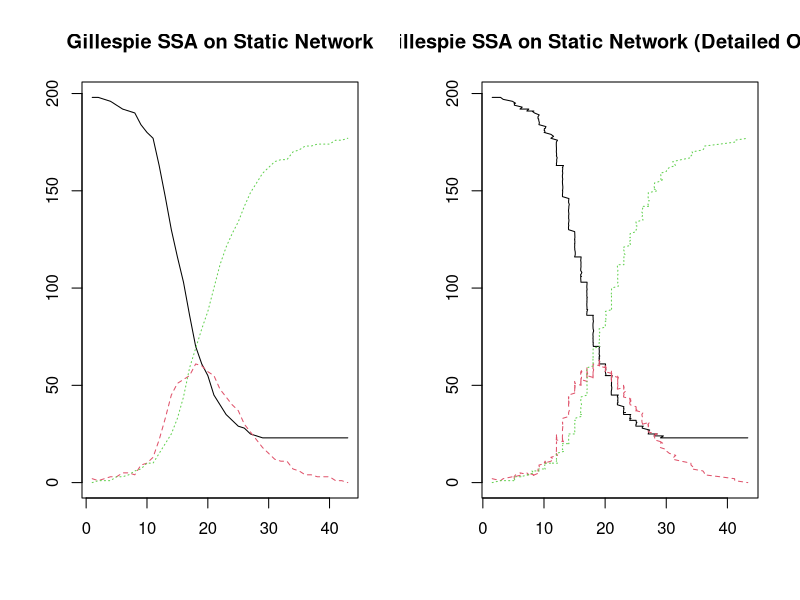

Here is the R script that generated this plot:
#Gillespie SSA to run SIR model on static network (simulation of time-homogeneous CTMC on static network medium)
sir_homogeneous <- function(n_nodes, edge, root, beta, mu, t_end, info=TRUE, detail=FALSE){
  
  output <- vector(mode="list",length=t_end)
  
  #return vector of node states after each transition
  if(detail){
    delta_t <- 0.0
    detail_out <- vector(mode="list",length=5e3L)
    detail_i <- 1L
  }  

  x <- rep("s",n_nodes) #set node states to S 
  x[root] <- "i" #set state of root node to I
  
  m_I <- root #list of infected nodes
  N_I <- 1 #number of infected nodes
  N_R <- 0 #number of recovered nodes
  Mu <- mu #cumulative recovery rate
  tau <- rexp(n=1,rate=1) #draw tau Exp(1)
  
  #run through the time-steps:
  for(t in 1:t_end){
    
    #print simulation diagnostics
    if(info){
      print(paste0("current t: ",t,", number infected: ",N_I,", number recovered: ",N_R,", number susceptible: ",n_nodes-N_I-N_R))
    }
    
    #update list of possible S to I transitions
    m_SI <- NULL #S nodes in contact with I nodes
    for(k in 1:nrow(edge)){
      i <- edge[k,1]
      j <- edge[k,2]
      if(x[i] == "s" & x[j] == "i"){
        m_SI <- c(m_SI,i)
      } else if(x[i] == "i" & x[j] == "s"){
        m_SI <- c(m_SI,j)
      } else {
        next()
      }
    } #end for
    
    M_SI <- length(m_SI)
    Beta <- beta*M_SI #cumulative infection rate
    Lambda <- Mu + Beta #cumulative transition rate
    
    #check if a transition takes place
    if(tau >= Lambda){ #no transition
      tau = tau - Lambda
    } else { #at least one transition
      xi = 1.0 #remaining fraction of time-step
      while(tau < xi*Lambda){
        xi <- xi - tau/Lambda #fraction of time-step left after transition
        z <- runif(n=1,min=0,max=Lambda-.Machine$double.eps)
        if(z < Beta){ #S to I transition
          if(length(m_SI)==1){ #drawn m at random from m_SI
            m <- m_SI
          } else {
            m <- sample(x=m_SI,size=1) 
          }
          x[m] <- "i"
          m_I <- c(m_I,m)
          N_I <- N_I + 1
          Mu <- Mu + mu
        } else { #I to R transition
          if(length(m_I)==1){ #draw m at random from m_I
            m <- m_I
          } else {
            m <- sample(x=m_I,size=1) 
          }
          x[m] <- "r"
          m_I <- m_I[-which(m_I==m)] #remove m from m_I
          N_I <- N_I - 1
          N_R <- N_R + 1
          Mu <- Mu - mu
        } #end if
        
        #update list of S to I transitions and rates
        m_SI <- NULL #S nodes in contact with I nodes
        for(k in 1:nrow(edge)){
          i <- edge[k,1]
          j <- edge[k,2]
          if(x[i] == "s" & x[j] == "i"){
            m_SI <- c(m_SI,i)
          } else if(x[i] == "i" & x[j] == "s"){
            m_SI <- c(m_SI,j)
          } else {
            next()
          }
        } #end for
        
        #return detailed output
        if(detail){
          if(detail_i > length(detail_out)){ #expand list
            detail_out <- c(detail_out,vector(mode="list",length=100))
          }
          detail_out[[detail_i]]$x <- x
          detail_out[[detail_i]]$time <- t + (tau / Lambda)
          detail_i <- detail_i + 1L
        }
        
        M_SI <- length(m_SI)
        Beta <- beta*M_SI #cumulative infection rate
        Lambda <- Mu + Beta #cumulative transition rate
        
        tau = rexp(n=1,rate=1) #draw new tau
        
        #DEBUG
        if(n_nodes-N_I-N_R < 0){
          browser()
        }
        
      } #end while
    } #end if
    
    #write out desired quantities
    output[[t]]$x <- x
    output[[t]]$m_SI <- m_SI
    output[[t]]$m_I <- m_I
    output[[t]]$N_I <- N_I
    output[[t]]$N_R <- N_R
    
    if(N_I==0){
      break()
    }
    
  } #end for
  
  #return output
  if(detail){
    return(list(output=Filter(Negate(is.null),output),
                detail_out=Filter(Negate(is.null),detail_out)))
  } else {
    return(Filter(Negate(is.null),output))
  }
}


#generate the network medium the simulation will be run on
library(igraph)
n_nodes <- 200
erdos <- erdos.renyi.game(n=n_nodes,p=0.025,directed=FALSE,loops=FALSE)
erdos_edge <- as_edgelist(erdos)
erdos_edge <- erdos_edge[order(erdos_edge[,1]),]

beta <- 1.015/5 # R0 / infectious duration
mu <- 1/5 # 1 / infectious duration
set.seed(1)
sir_out <- sir_homogeneous(n_nodes=n_nodes,edge=erdos_edge,root=5,beta=beta,mu=mu,
                           t_end=50,info=TRUE,detail=TRUE)

sir_out_dat <- matrix(NA,nrow=length(sir_out$output),ncol=3)
sir_out_dat[,1] <- sapply(sir_out$output,function(x){n_nodes - x$N_I - x$N_R}) #S
sir_out_dat[,2] <- sapply(sir_out$output,function(x){x$N_I}) #I
sir_out_dat[,3] <- sapply(sir_out$output,function(x){x$N_R}) #R

get_state <- function(x){
  tab <- table(x)
  if(!"s" %in% names(tab)){
    tab[["s"]] <- 0
  }
  if(!"i" %in% names(tab)){
    tab[["i"]] <- 0
  }
  if(!"r" %in% names(tab)){
    tab[["r"]] <- 0
  }
  return(tab[c("s","i","r")])
}
sir_out_detail <- t(sapply(sir_out$detail_out,function(x){
  get_state(x$x)
}))
sir_out_detail_time <- sapply(sir_out$detail_out,function(x){x$time})

par(mfrow=c(1,2))
matplot(sir_out_dat,type="l",ylab="",main="Gillespie SSA on Static Network")
matplot(sir_out_detail_time,sir_out_detail,type="l",xlab="",ylab="",main="Gillespie SSA on Static Network (Detailed Output)")
par(mfrow=c(1,1))